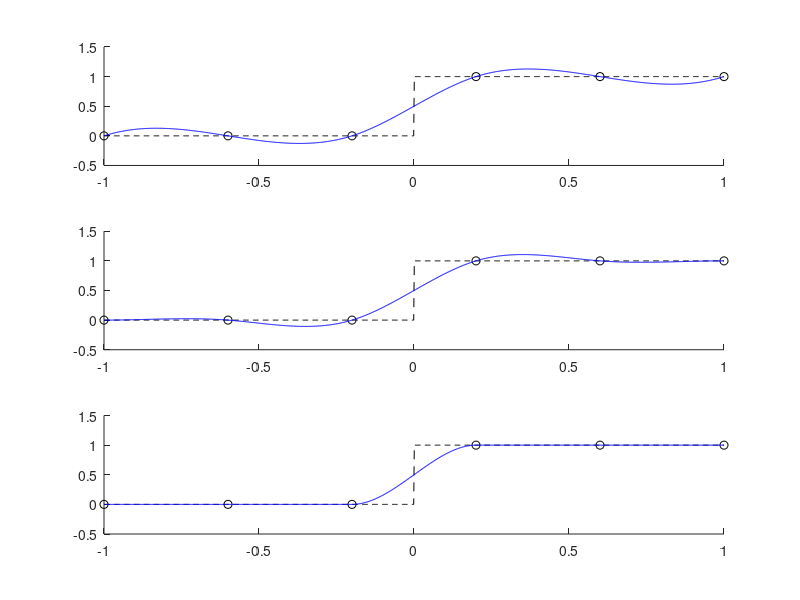

This chart was generated by the following MATLAB code:
%Kyle Mitra
%I understand and have adhered to all the tenets of the Duke
%Community Standard in the creation of this code.
%Signed: km423

clear; format short e
x = [-1, -0.6, -0.2, 0.2, 0.6, 1];
fx = (1.0)*(x>=0);

XVals = linspace(-1,1,1000);
fx2 = (1.0)*(XVals>=0);
yy = spline(x, fx, XVals);
yc = [0 fx 0];
yy2 = spline(x, yc, XVals);
yy3 = pchip(x, fx, XVals);

figure(1);clf
subplot(3,1,1)
hold on
plot(XVals, fx2, 'k--')
plot(x, fx, 'ko')
plot(XVals,yy,'b-')
axis([-1 1 -0.5 1.5])

subplot(3,1,2)
hold on
plot(XVals, fx2, 'k--')
plot(x, fx, 'ko')
plot(XVals, yy2, 'b-')
axis([-1 1 -0.5 1.5])

subplot(3,1,3)
hold on
plot(XVals, fx2, 'k--')
plot(x, fx, 'ko')
plot(XVals, yy3, 'b-')
axis([-1 1 -0.5 1.5])

print -dpng Chapra185